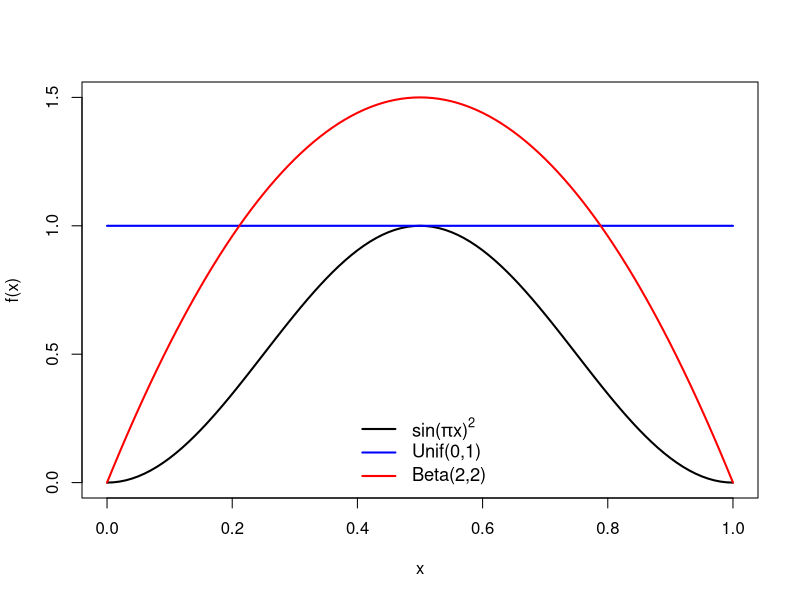
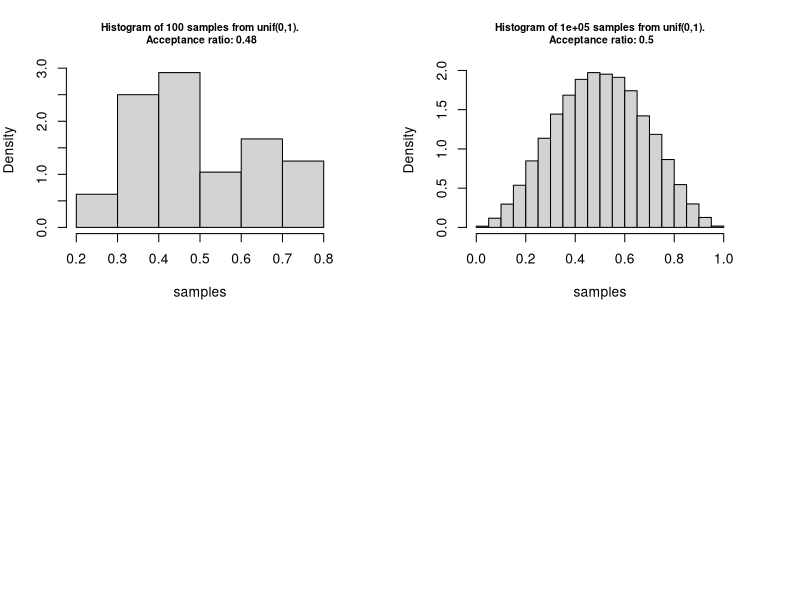
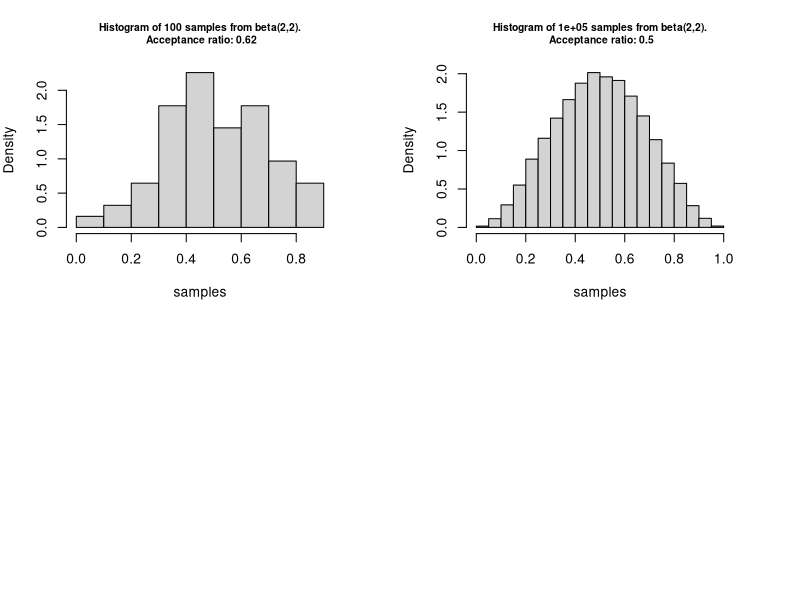

Reproduce these figures in R, in order.
## ---- chunk 1
knitr::opts_chunk$set(warning = FALSE, 
                      message = FALSE, 
                      fig.align = "center")
## ---- chunk 2
library(plyr)
library(ggplot2)
library(dplyr)
library(xtable)
library(reshape)
library(tidyverse)
## ---- chunk 3
# grid of points
x <- seq(0, 1, 10^-2)
## ---- chunk 4
fx <- function(x) sin(pi * x)^2
plot(fx, xlim = c(0,1), ylim = c(0,1.5), ylab = "f(x)", lwd = 2)
curve(dunif, add = TRUE, col = "blue", lwd = 2)
curve(dbeta(x,2,2), add = TRUE, col = "red", lwd = 2)
legend("bottom", legend = c(expression(paste("sin(",pi,"x)"^"2")),"Unif(0,1)",
"Beta(2,2)"), col = c("black", "blue", "red"), lty = c(1,1,1), bty = "n", cex = 1.1, lwd = 2)
## ---- chunk 5
set.seed(1)
sim_fun <- function(f, envelope = "unif", par1 = 0, par2 = 1, n = 10^2, 
                    plot = TRUE){
  
  r_envelope <- match.fun(paste0("r", envelope))
  d_envelope <- match.fun(paste0("d", envelope))
  proposal <- r_envelope(n, par1, par2)
  density_ratio <- f(proposal) / d_envelope(proposal, par1, par2)
  samples <- proposal[runif(n) < density_ratio]
  acceptance_ratio <- length(samples) / n
  if (plot) {
    hist(samples, probability = TRUE, 
         main = paste0("Histogram of ", 
                       n, " samples from ", 
                       envelope, "(", par1, ",", par2,
                       ").\n Acceptance ratio: ",
                       round(acceptance_ratio,2)), 
                       cex.main = 0.75)
  }
  list(x = samples, acceptance_ratio = acceptance_ratio)
}
## ---- chunk 6
set.seed(1)
par(mfrow = c(2,2), mar = rep(4, 4))
unif_1 <- sim_fun(fx, envelope = "unif", par1 = 0, par2 = 1, n = 10^2) 
unif_2 <- sim_fun(fx, envelope = "unif", par1 = 0, par2 = 1, n = 10^5)
# ATTN: You will need to add in the
# Beta(2,2) densities on your own to finish task 4.
## ---- chunk 7
par(mfrow = c(1,1))
## ---- chunk 8
set.seed(1)
par(mfrow = c(2,2), mar = rep(4, 4))
beta_1 <- sim_fun(fx, envelope = "beta", par1 = 2, par2 = 2, n = 10^2) 
beta_2 <- sim_fun(fx, envelope = "beta", par1 = 2, par2 = 2, n = 10^5)
# ATTN: You will need to add in the 
# Beta(2,2) densities on your own to finish task 4.
